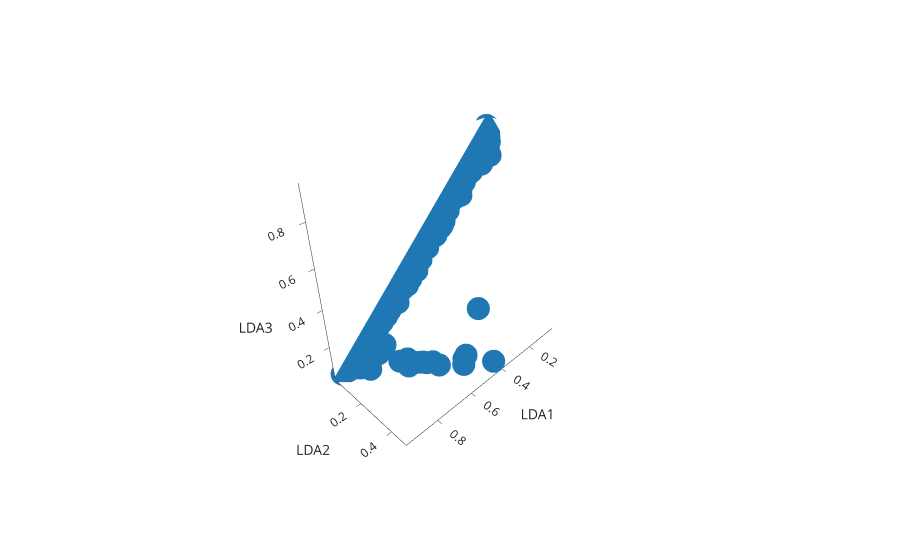

Notebook code cell kept with this figure:
### Code cell
fig = px.scatter_3d(df_boardgames, 
                 x='LDA1', y='LDA2',z= 'LDA3', 
                 #color='wav_filename',
                 #symbol='wav_filename',
                 #labels='GameName',
                 #text='wav_filename',
                 hover_data=['GameId','GameName'],
                 template="simple_white"
                 #template="plotly_dark",
                 )
fig.show()

### Figure 1 — Plotly figure (JSON) as saved in the notebook; plotly's stock layout.template omitted (floating-point values rounded to 4 significant figures; data arrays with more than 128 entries replaced by an {"elided": "..."} marker saying what was removed)
{"data": [{"customdata": {"elided": "2143x2 mixed values"}, "hovertemplate": "LDA1=%{x}<br>LDA2=%{y}<br>LDA3=%{z}<br>GameId=%{customdata[0]}<br>GameName=%{customdata[1]}<extra></extra>", "legendgroup": "", "marker": {"color": "#1F77B4", "symbol": "circle"}, "mode": "markers", "name": "", "scene": "scene", "showlegend": false, "type": "scatter3d", "x": {"elided": "2143 float values"}, "y": {"elided": "2143 float values"}, "z": {"elided": "2143 float values"}}], "layout": {"autosize": true, "legend": {"tracegroupgap": 0}, "margin": {"t": 60}, "scene": {"aspectmode": "auto", "aspectratio": {"x": 1.264, "y": 0.6303, "z": 1.256}, "camera": {"center": {"x": 0, "y": 0, "z": 0}, "eye": {"x": 1.606, "y": 1.606, "z": 1.606}, "projection": {"type": "perspective"}, "up": {"x": 0, "y": 0, "z": 1}}, "domain": {"x": [0, 1], "y": [0, 1]}, "xaxis": {"title": {"text": "LDA1"}, "type": "linear"}, "yaxis": {"title": {"text": "LDA2"}, "type": "linear"}, "zaxis": {"title": {"text": "LDA3"}, "type": "linear"}}}}
